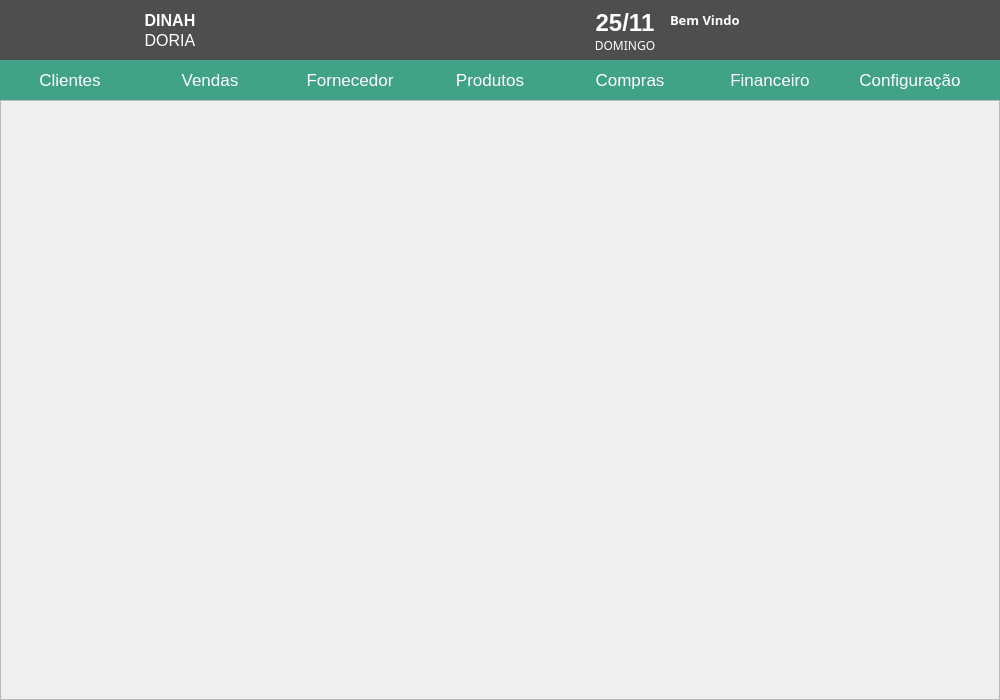
<?xml version="1.0" encoding="UTF-8"?>
<ui version="4.0">
 <class>MainWindow</class>
 <widget class="QMainWindow" name="MainWindow">
  <property name="geometry">
   <rect>
    <x>0</x>
    <y>0</y>
    <width>1000</width>
    <height>700</height>
   </rect>
  </property>
  <property name="minimumSize">
   <size>
    <width>900</width>
    <height>700</height>
   </size>
  </property>
  <property name="maximumSize">
   <size>
    <width>1000</width>
    <height>700</height>
   </size>
  </property>
  <property name="font">
   <font>
    <family>Segoe UI</family>
    <weight>50</weight>
    <bold>false</bold>
   </font>
  </property>
  <property name="cursor">
   <cursorShape>ArrowCursor</cursorShape>
  </property>
  <property name="windowTitle">
   <string>Azul e Rosa Personalizados</string>
  </property>
  <property name="windowIcon">
   <iconset resource="../Imagens.qrc">
    <normaloff>:/Images/icon.ico</normaloff>:/Images/icon.ico</iconset>
  </property>
  <property name="styleSheet">
   <string notr="true">QMainWindow {
background: url(&quot;Images/bg.png&quot;) 0 0 no-repeat #0884c2
}
</string>
  </property>
  <widget class="QWidget" name="centralwidget">
   <property name="styleSheet">
    <string notr="true"/>
   </property>
   <widget class="QWidget" name="wd_topo" native="true">
    <property name="geometry">
     <rect>
      <x>0</x>
      <y>0</y>
      <width>1000</width>
      <height>60</height>
     </rect>
    </property>
    <property name="sizePolicy">
     <sizepolicy hsizetype="Expanding" vsizetype="Preferred">
      <horstretch>0</horstretch>
      <verstretch>0</verstretch>
     </sizepolicy>
    </property>
    <property name="styleSheet">
     <string notr="true">background: #4E4E4E</string>
    </property>
    <widget class="QLabel" name="lb_Data">
     <property name="geometry">
      <rect>
       <x>590</x>
       <y>10</y>
       <width>70</width>
       <height>25</height>
      </rect>
     </property>
     <property name="font">
      <font>
       <family>Arial</family>
       <pointsize>18</pointsize>
       <weight>75</weight>
       <bold>true</bold>
      </font>
     </property>
     <property name="styleSheet">
      <string notr="true">color: #fff</string>
     </property>
     <property name="text">
      <string>25/11</string>
     </property>
     <property name="alignment">
      <set>Qt::AlignCenter</set>
     </property>
    </widget>
    <widget class="QLabel" name="lb_DiaSemana">
     <property name="geometry">
      <rect>
       <x>590</x>
       <y>35</y>
       <width>70</width>
       <height>20</height>
      </rect>
     </property>
     <property name="font">
      <font>
       <family>Sans Serif</family>
       <pointsize>9</pointsize>
      </font>
     </property>
     <property name="styleSheet">
      <string notr="true">color: #fff</string>
     </property>
     <property name="text">
      <string>DOMINGO</string>
     </property>
     <property name="alignment">
      <set>Qt::AlignCenter</set>
     </property>
    </widget>
    <widget class="QPushButton" name="bt_Home">
     <property name="geometry">
      <rect>
       <x>5</x>
       <y>5</y>
       <width>50</width>
       <height>50</height>
      </rect>
     </property>
     <property name="cursor">
      <cursorShape>PointingHandCursor</cursorShape>
     </property>
     <property name="focusPolicy">
      <enum>Qt::NoFocus</enum>
     </property>
     <property name="toolTip">
      <string>Tela Inicial</string>
     </property>
     <property name="styleSheet">
      <string notr="true">QPushButton{

border: none;
color: #FFF
}
QPushButton:hover {
background: #7AB32E
}</string>
     </property>
     <property name="text">
      <string/>
     </property>
     <property name="icon">
      <iconset>
       <normaloff>../../RSP/Images/home.png</normaloff>../../RSP/Images/home.png</iconset>
     </property>
     <property name="flat">
      <bool>true</bool>
     </property>
    </widget>
    <widget class="QLabel" name="lb_NomeFantasia">
     <property name="geometry">
      <rect>
       <x>60</x>
       <y>10</y>
       <width>220</width>
       <height>20</height>
      </rect>
     </property>
     <property name="font">
      <font>
       <family>Arial</family>
       <pointsize>12</pointsize>
       <weight>75</weight>
       <bold>true</bold>
      </font>
     </property>
     <property name="styleSheet">
      <string notr="true">color: #FFF</string>
     </property>
     <property name="text">
      <string>DINAH</string>
     </property>
     <property name="alignment">
      <set>Qt::AlignCenter</set>
     </property>
    </widget>
    <widget class="QLabel" name="lb_NomeFantasia2">
     <property name="geometry">
      <rect>
       <x>60</x>
       <y>30</y>
       <width>220</width>
       <height>20</height>
      </rect>
     </property>
     <property name="font">
      <font>
       <family>Arial</family>
       <pointsize>12</pointsize>
      </font>
     </property>
     <property name="styleSheet">
      <string notr="true">color: #FFF</string>
     </property>
     <property name="text">
      <string>DORIA</string>
     </property>
     <property name="alignment">
      <set>Qt::AlignCenter</set>
     </property>
    </widget>
    <widget class="QPushButton" name="bt_Exit">
     <property name="geometry">
      <rect>
       <x>950</x>
       <y>5</y>
       <width>50</width>
       <height>50</height>
      </rect>
     </property>
     <property name="cursor">
      <cursorShape>PointingHandCursor</cursorShape>
     </property>
     <property name="focusPolicy">
      <enum>Qt::NoFocus</enum>
     </property>
     <property name="toolTip">
      <string>Sair</string>
     </property>
     <property name="whatsThis">
      <string/>
     </property>
     <property name="styleSheet">
      <string notr="true">QPushButton{

border: none;
color: #FFF
}
QPushButton:hover {
background: #7AB32E
}</string>
     </property>
     <property name="text">
      <string/>
     </property>
     <property name="flat">
      <bool>true</bool>
     </property>
    </widget>
    <widget class="QLabel" name="lb_userName">
     <property name="geometry">
      <rect>
       <x>670</x>
       <y>30</y>
       <width>150</width>
       <height>20</height>
      </rect>
     </property>
     <property name="font">
      <font>
       <family>Sans Serif</family>
       <pointsize>9</pointsize>
      </font>
     </property>
     <property name="styleSheet">
      <string notr="true">color: #FFF</string>
     </property>
     <property name="text">
      <string/>
     </property>
     <property name="alignment">
      <set>Qt::AlignLeading|Qt::AlignLeft|Qt::AlignVCenter</set>
     </property>
    </widget>
    <widget class="QPushButton" name="bt_logout">
     <property name="geometry">
      <rect>
       <x>900</x>
       <y>5</y>
       <width>50</width>
       <height>50</height>
      </rect>
     </property>
     <property name="cursor">
      <cursorShape>PointingHandCursor</cursorShape>
     </property>
     <property name="toolTip">
      <string>&lt;html&gt;&lt;head/&gt;&lt;body&gt;&lt;p&gt;Logout&lt;/p&gt;&lt;/body&gt;&lt;/html&gt;</string>
     </property>
     <property name="styleSheet">
      <string notr="true">QPushButton{

border: none;
color: #FFF
}
QPushButton:hover {
background: #cacaca
}</string>
     </property>
     <property name="text">
      <string/>
     </property>
     <property name="icon">
      <iconset resource="../Imagens.qrc">
       <normaloff>:/Images/Images/logout.svg</normaloff>:/Images/Images/logout.svg</iconset>
     </property>
     <property name="iconSize">
      <size>
       <width>50</width>
       <height>40</height>
      </size>
     </property>
    </widget>
    <widget class="QLabel" name="lb_userName_2">
     <property name="geometry">
      <rect>
       <x>670</x>
       <y>10</y>
       <width>150</width>
       <height>20</height>
      </rect>
     </property>
     <property name="font">
      <font>
       <family>Sans Serif</family>
       <pointsize>10</pointsize>
       <weight>75</weight>
       <bold>true</bold>
      </font>
     </property>
     <property name="styleSheet">
      <string notr="true">color: #FFF</string>
     </property>
     <property name="text">
      <string>Bem Vindo</string>
     </property>
     <property name="alignment">
      <set>Qt::AlignLeading|Qt::AlignLeft|Qt::AlignVCenter</set>
     </property>
    </widget>
    <widget class="QPushButton" name="bt_alterSenha">
     <property name="geometry">
      <rect>
       <x>840</x>
       <y>5</y>
       <width>50</width>
       <height>50</height>
      </rect>
     </property>
     <property name="cursor">
      <cursorShape>PointingHandCursor</cursorShape>
     </property>
     <property name="toolTip">
      <string>&lt;html&gt;&lt;head/&gt;&lt;body&gt;&lt;p&gt;Meus Dados&lt;/p&gt;&lt;/body&gt;&lt;/html&gt;</string>
     </property>
     <property name="styleSheet">
      <string notr="true">QPushButton{

border: none;
color: #FFF
}
QPushButton:hover {
background: #cacaca
}</string>
     </property>
     <property name="text">
      <string/>
     </property>
     <property name="icon">
      <iconset resource="../Imagens.qrc">
       <normaloff>:/Images/Images/altersenha.svg</normaloff>:/Images/Images/altersenha.svg</iconset>
     </property>
     <property name="iconSize">
      <size>
       <width>50</width>
       <height>40</height>
      </size>
     </property>
    </widget>
   </widget>
   <widget class="QWidget" name="wd_menu" native="true">
    <property name="geometry">
     <rect>
      <x>0</x>
      <y>60</y>
      <width>1000</width>
      <height>40</height>
     </rect>
    </property>
    <property name="styleSheet">
     <string notr="true">background: #40a286</string>
    </property>
    <widget class="QPushButton" name="bt_MainProdutos">
     <property name="geometry">
      <rect>
       <x>420</x>
       <y>0</y>
       <width>140</width>
       <height>40</height>
      </rect>
     </property>
     <property name="font">
      <font>
       <family>Segoe UI</family>
       <pointsize>13</pointsize>
      </font>
     </property>
     <property name="cursor">
      <cursorShape>PointingHandCursor</cursorShape>
     </property>
     <property name="focusPolicy">
      <enum>Qt::NoFocus</enum>
     </property>
     <property name="toolTip">
      <string>&lt;html&gt;&lt;head/&gt;&lt;body&gt;&lt;p&gt;Produtos&lt;/p&gt;&lt;/body&gt;&lt;/html&gt;</string>
     </property>
     <property name="whatsThis">
      <string>&lt;html&gt;&lt;head/&gt;&lt;body&gt;&lt;p&gt;&lt;br/&gt;&lt;/p&gt;&lt;/body&gt;&lt;/html&gt;</string>
     </property>
     <property name="autoFillBackground">
      <bool>false</bool>
     </property>
     <property name="styleSheet">
      <string notr="true">QPushButton{
background: 40A286 ;
border: none;
color: #FFF
}
QPushButton:hover {
background: #7AB32E
}
QPushButton:disabled {
background: #7AB32E
}</string>
     </property>
     <property name="text">
      <string>Produtos</string>
     </property>
     <property name="shortcut">
      <string>F2</string>
     </property>
     <property name="flat">
      <bool>true</bool>
     </property>
    </widget>
    <widget class="QPushButton" name="bt_Vendas">
     <property name="geometry">
      <rect>
       <x>140</x>
       <y>0</y>
       <width>140</width>
       <height>40</height>
      </rect>
     </property>
     <property name="font">
      <font>
       <family>Segoe UI</family>
       <pointsize>13</pointsize>
      </font>
     </property>
     <property name="cursor">
      <cursorShape>PointingHandCursor</cursorShape>
     </property>
     <property name="focusPolicy">
      <enum>Qt::NoFocus</enum>
     </property>
     <property name="autoFillBackground">
      <bool>false</bool>
     </property>
     <property name="styleSheet">
      <string notr="true">QPushButton{
background: 40A286 ;
border: none;
color: #FFF
}
QPushButton:hover {
background: #7AB32E
}
QPushButton:disabled {
background: #7AB32E
}</string>
     </property>
     <property name="text">
      <string>Vendas</string>
     </property>
     <property name="shortcut">
      <string>F3</string>
     </property>
     <property name="flat">
      <bool>true</bool>
     </property>
    </widget>
    <widget class="QPushButton" name="bt_Compras">
     <property name="geometry">
      <rect>
       <x>560</x>
       <y>0</y>
       <width>140</width>
       <height>40</height>
      </rect>
     </property>
     <property name="font">
      <font>
       <family>Segoe UI</family>
       <pointsize>13</pointsize>
      </font>
     </property>
     <property name="cursor">
      <cursorShape>PointingHandCursor</cursorShape>
     </property>
     <property name="focusPolicy">
      <enum>Qt::NoFocus</enum>
     </property>
     <property name="autoFillBackground">
      <bool>false</bool>
     </property>
     <property name="styleSheet">
      <string notr="true">QPushButton{
background: 40A286 ;
border: none;
color: #FFF
}
QPushButton:hover {
background: #7AB32E
}
QPushButton:disabled {
background: #7AB32E
}</string>
     </property>
     <property name="text">
      <string>Compras</string>
     </property>
     <property name="shortcut">
      <string>F7</string>
     </property>
     <property name="flat">
      <bool>true</bool>
     </property>
    </widget>
    <widget class="QPushButton" name="bt_Financeiro">
     <property name="geometry">
      <rect>
       <x>700</x>
       <y>0</y>
       <width>140</width>
       <height>40</height>
      </rect>
     </property>
     <property name="font">
      <font>
       <family>Segoe UI</family>
       <pointsize>13</pointsize>
      </font>
     </property>
     <property name="cursor">
      <cursorShape>PointingHandCursor</cursorShape>
     </property>
     <property name="focusPolicy">
      <enum>Qt::NoFocus</enum>
     </property>
     <property name="autoFillBackground">
      <bool>false</bool>
     </property>
     <property name="styleSheet">
      <string notr="true">QPushButton{
background: 40A286 ;
border: none;
color: #FFF
}
QPushButton:hover {
background: #7AB32E
}
QPushButton:disabled {
background: #7AB32E
}</string>
     </property>
     <property name="text">
      <string>Financeiro</string>
     </property>
     <property name="shortcut">
      <string>F5</string>
     </property>
     <property name="flat">
      <bool>true</bool>
     </property>
    </widget>
    <widget class="QPushButton" name="bt_Conf">
     <property name="geometry">
      <rect>
       <x>840</x>
       <y>0</y>
       <width>140</width>
       <height>40</height>
      </rect>
     </property>
     <property name="font">
      <font>
       <family>Segoe UI</family>
       <pointsize>13</pointsize>
      </font>
     </property>
     <property name="cursor">
      <cursorShape>PointingHandCursor</cursorShape>
     </property>
     <property name="focusPolicy">
      <enum>Qt::NoFocus</enum>
     </property>
     <property name="autoFillBackground">
      <bool>false</bool>
     </property>
     <property name="styleSheet">
      <string notr="true">QPushButton{
background: 40A286 ;
border: none;
color: #FFF
}
QPushButton:hover {
background: #7AB32E
}
QPushButton:disabled {
background: #7AB32E
}</string>
     </property>
     <property name="text">
      <string>Configuração</string>
     </property>
     <property name="shortcut">
      <string>F6</string>
     </property>
     <property name="flat">
      <bool>true</bool>
     </property>
    </widget>
    <widget class="QPushButton" name="bt_Clientes">
     <property name="geometry">
      <rect>
       <x>0</x>
       <y>0</y>
       <width>140</width>
       <height>40</height>
      </rect>
     </property>
     <property name="font">
      <font>
       <family>Segoe UI</family>
       <pointsize>13</pointsize>
      </font>
     </property>
     <property name="cursor">
      <cursorShape>PointingHandCursor</cursorShape>
     </property>
     <property name="focusPolicy">
      <enum>Qt::NoFocus</enum>
     </property>
     <property name="autoFillBackground">
      <bool>false</bool>
     </property>
     <property name="styleSheet">
      <string notr="true">QPushButton{
background: 40A286 ;
border: none;
color: #FFF
}
QPushButton:hover {
background: #7AB32E
}
QPushButton:disabled {
background: #7AB32E
}
QPushButton::menu-indicator {
     image: url('down.png');
     subcontrol-origin: padding;
     subcontrol-position: bottom right;
 }</string>
     </property>
     <property name="text">
      <string>Clientes</string>
     </property>
     <property name="shortcut">
      <string>F7</string>
     </property>
     <property name="flat">
      <bool>true</bool>
     </property>
    </widget>
    <widget class="QPushButton" name="bt_Fornecedor">
     <property name="geometry">
      <rect>
       <x>280</x>
       <y>0</y>
       <width>140</width>
       <height>40</height>
      </rect>
     </property>
     <property name="font">
      <font>
       <family>Segoe UI</family>
       <pointsize>13</pointsize>
      </font>
     </property>
     <property name="cursor">
      <cursorShape>PointingHandCursor</cursorShape>
     </property>
     <property name="focusPolicy">
      <enum>Qt::NoFocus</enum>
     </property>
     <property name="autoFillBackground">
      <bool>false</bool>
     </property>
     <property name="styleSheet">
      <string notr="true">QPushButton{
background: 40A286 ;
border: none;
color: #FFF
}
QPushButton:hover {
background: #7AB32E
}
QPushButton:disabled {
background: #7AB32E
}</string>
     </property>
     <property name="text">
      <string>Fornecedor</string>
     </property>
     <property name="shortcut">
      <string>F6</string>
     </property>
     <property name="flat">
      <bool>true</bool>
     </property>
    </widget>
   </widget>
   <widget class="QFrame" name="ct_conteudo">
    <property name="geometry">
     <rect>
      <x>0</x>
      <y>100</y>
      <width>1000</width>
      <height>600</height>
     </rect>
    </property>
    <property name="frameShape">
     <enum>QFrame::StyledPanel</enum>
    </property>
    <property name="frameShadow">
     <enum>QFrame::Raised</enum>
    </property>
   </widget>
  </widget>
 </widget>
 <resources>
  <include location="../Imagens.qrc"/>
 </resources>
 <connections>
  <connection>
   <sender>bt_Exit</sender>
   <signal>clicked()</signal>
   <receiver>MainWindow</receiver>
   <slot>close()</slot>
   <hints>
    <hint type="sourcelabel">
     <x>874</x>
     <y>29</y>
    </hint>
    <hint type="destinationlabel">
     <x>449</x>
     <y>349</y>
    </hint>
   </hints>
  </connection>
 </connections>
</ui>
